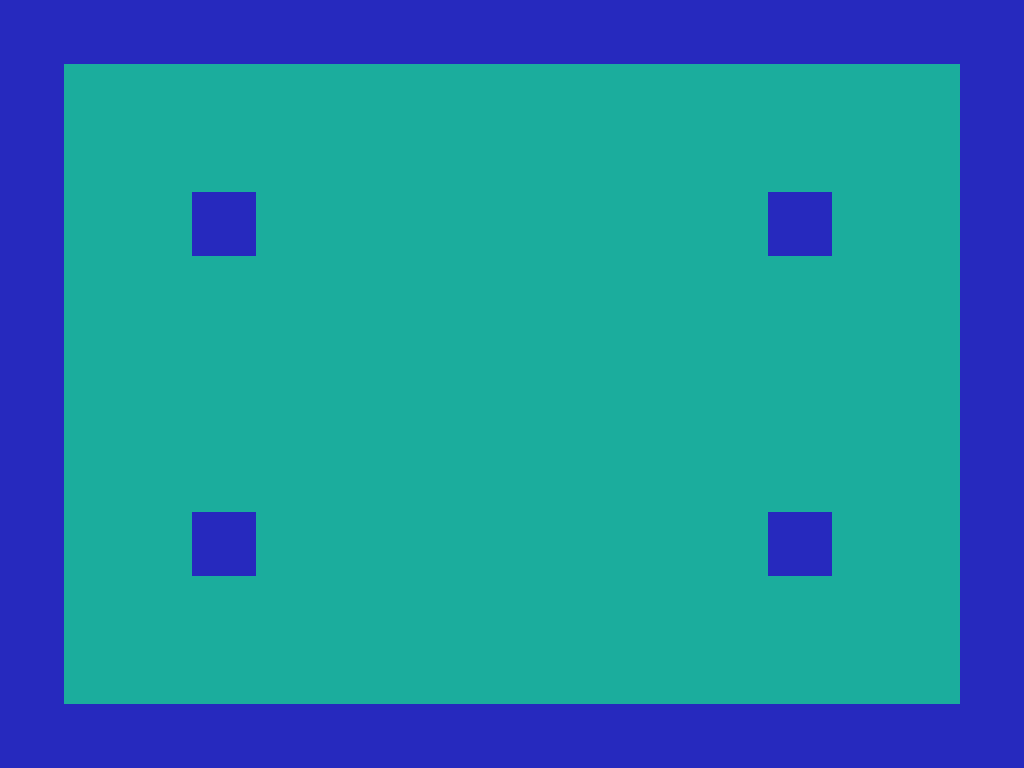

A 2D game scene composited from a Tiled map and its tileset images. What follows is a short description and the map's XML, with every tile layer's data as written:
An orthogonal 16x12 tile map with 64x64 px tiles, 2 tile layers (floor, walls).

<map version="1.0" tiledversion="1.1.0" orientation="orthogonal" renderorder="right-down" width="16" height="12" tilewidth="64" tileheight="64" infinite="0" nextobjectid="1">
 <tileset firstgid="1" source="spritesheet.tsx" />
 <layer name="floor" width="16" height="12">
  <data encoding="csv">
2,2,2,2,2,2,2,2,2,2,2,2,2,2,2,2,
2,2,2,2,2,2,2,2,2,2,2,2,2,2,2,2,
2,2,2,2,2,2,2,2,2,2,2,2,2,2,2,2,
2,2,2,2,2,2,2,2,2,2,2,2,2,2,2,2,
2,2,2,2,2,2,2,2,2,2,2,2,2,2,2,2,
2,2,2,2,2,2,2,2,2,2,2,2,2,2,2,2,
2,2,2,2,2,2,2,2,2,2,2,2,2,2,2,2,
2,2,2,2,2,2,2,2,2,2,2,2,2,2,2,2,
2,2,2,2,2,2,2,2,2,2,2,2,2,2,2,2,
2,2,2,2,2,2,2,2,2,2,2,2,2,2,2,2,
2,2,2,2,2,2,2,2,2,2,2,2,2,2,2,2,
2,2,2,2,2,2,2,2,2,2,2,2,2,2,2,2
</data>
 </layer>
 <layer name="walls" width="16" height="12">
  <data encoding="csv">
12,12,12,12,12,12,12,12,12,12,12,12,12,12,12,12,
12,0,0,0,0,0,0,0,0,0,0,0,0,0,0,12,
12,0,0,0,0,0,0,0,0,0,0,0,0,0,0,12,
12,0,0,12,0,0,0,0,0,0,0,0,12,0,0,12,
12,0,0,0,0,0,0,0,0,0,0,0,0,0,0,12,
12,0,0,0,0,0,0,0,0,0,0,0,0,0,0,12,
12,0,0,0,0,0,0,0,0,0,0,0,0,0,0,12,
12,0,0,0,0,0,0,0,0,0,0,0,0,0,0,12,
12,0,0,12,0,0,0,0,0,0,0,0,12,0,0,12,
12,0,0,0,0,0,0,0,0,0,0,0,0,0,0,12,
12,0,0,0,0,0,0,0,0,0,0,0,0,0,0,12,
12,12,12,12,12,12,12,12,12,12,12,12,12,12,12,12
</data>
 </layer>
</map>
